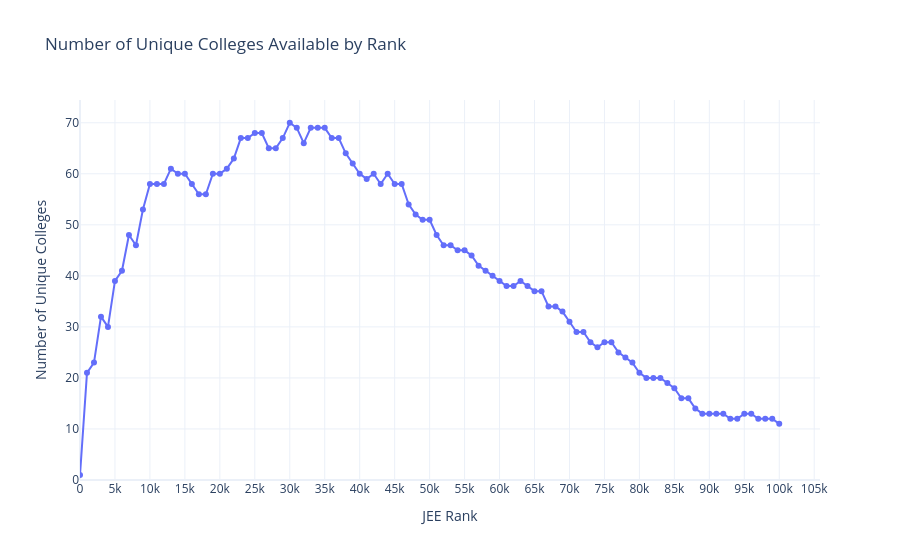

The cell this chart's notebook holds for it:
### Code cell
import pandas as pd
import numpy as np
import plotly.express as px

# --- Assuming your data is already loaded into 'df' ---
# df = pd.read_csv('josaa_cutoffs.csv')

# 1. Data Cleaning
df['Opening Rank'] = pd.to_numeric(df['Opening Rank'], errors='coerce')
df['Closing Rank'] = pd.to_numeric(df['Closing Rank'], errors='coerce')

# Drop rows with NaN ranks (removes preparatory 'P' ranks or other text)
df_clean = df.dropna(subset=['Opening Rank', 'Closing Rank']).copy()

# 2. Define the ranks to check (1, 1000, 2000, 3000, ...)
max_closing_rank = 100000
ranks_to_check = [1] + list(range(1000, max_closing_rank + 1000, 1000))

# 3. Calculate unique college options
options_count = []
for rank in ranks_to_check:
    # Find all branches the student qualifies for
    available_seats = df_clean[(df_clean['Opening Rank'] <= rank) & (df_clean['Closing Rank'] >= rank)]
    
    # Count UNIQUE institutes only
    unique_colleges = available_seats['Institute'].nunique()
    options_count.append(unique_colleges)

# Create a new DataFrame for the results
results_df = pd.DataFrame({
    'Target Rank': ranks_to_check,
    'Available Colleges': options_count
})

# 4. Plot using Plotly
fig = px.line(
    results_df, 
    x='Target Rank', 
    y='Available Colleges', 
    markers=True,
    title='Number of Unique Colleges Available by Rank',
    labels={
        'Target Rank': 'JEE Rank', 
        'Available Colleges': 'Number of Unique Colleges'
    }
)

# Enforce axes to start at 0 and disable negative values
fig.update_layout(
    xaxis=dict(
        tickmode='linear', 
        dtick=5000, 
        rangemode='nonnegative'
    ), 
    yaxis=dict(
        rangemode='nonnegative'
    ),
    template='plotly_white',
    hovermode="x unified"
)

fig.show()

### Figure 1 — Plotly figure (JSON) as saved in the notebook; plotly's stock layout.template omitted (floating-point values rounded to 4 significant figures)
{"data": [{"hovertemplate": "JEE Rank=%{x}<br>Number of Unique Colleges=%{y}<extra></extra>", "legendgroup": "", "line": {"color": "#636efa", "dash": "solid"}, "marker": {"symbol": "circle"}, "mode": "lines+markers", "name": "", "orientation": "v", "showlegend": false, "type": "scatter", "x": [1, 1000, 2000, 3000, 4000, 5000, 6000, 7000, 8000, 9000, 10000, 11000, 12000, 13000, 14000, 15000, 16000, 17000, 18000, 19000, 20000, 21000, 22000, 23000, 24000, 25000, 26000, 27000, 28000, 29000, 30000, 31000, 32000, 33000, 34000, 35000, 36000, 37000, 38000, 39000, 40000, 41000, 42000, 43000, 44000, 45000, 46000, 47000, 48000, 49000, 50000, 51000, 52000, 53000, 54000, 55000, 56000, 57000, 58000, 59000, 60000, 61000, 62000, 63000, 64000, 65000, 66000, 67000, 68000, 69000, 70000, 71000, 72000, 73000, 74000, 75000, 76000, 77000, 78000, 79000, 80000, 81000, 82000, 83000, 84000, 85000, 86000, 87000, 88000, 89000, 90000, 91000, 92000, 93000, 94000, 95000, 96000, 97000, 98000, 99000, 100000], "xaxis": "x", "y": [1, 21, 23, 32, 30, 39, 41, 48, 46, 53, 58, 58, 58, 61, 60, 60, 58, 56, 56, 60, 60, 61, 63, 67, 67, 68, 68, 65, 65, 67, 70, 69, 66, 69, 69, 69, 67, 67, 64, 62, 60, 59, 60, 58, 60, 58, 58, 54, 52, 51, 51, 48, 46, 46, 45, 45, 44, 42, 41, 40, 39, 38, 38, 39, 38, 37, 37, 34, 34, 33, 31, 29, 29, 27, 26, 27, 27, 25, 24, 23, 21, 20, 20, 20, 19, 18, 16, 16, 14, 13, 13, 13, 13, 12, 12, 13, 13, 12, 12, 12, 11], "yaxis": "y"}], "layout": {"hovermode": "x unified", "legend": {"tracegroupgap": 0}, "title": {"text": "Number of Unique Colleges Available by Rank"}, "xaxis": {"anchor": "y", "domain": [0, 1], "dtick": 5000, "rangemode": "nonnegative", "tickmode": "linear", "title": {"text": "JEE Rank"}}, "yaxis": {"anchor": "x", "domain": [0, 1], "rangemode": "nonnegative", "title": {"text": "Number of Unique Colleges"}}}}
